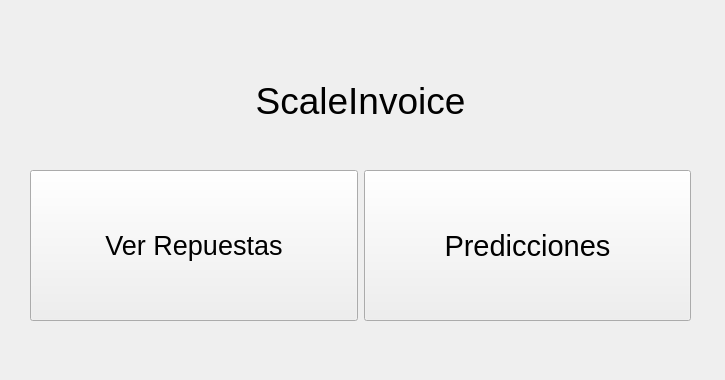
<?xml version="1.0" encoding="UTF-8"?>
<ui version="4.0">
 <class>MainWindow</class>
 <widget class="QMainWindow" name="MainWindow">
  <property name="geometry">
   <rect>
    <x>0</x>
    <y>0</y>
    <width>725</width>
    <height>380</height>
   </rect>
  </property>
  <property name="windowTitle">
   <string>MainWindow</string>
  </property>
  <widget class="QWidget" name="centralwidget">
   <widget class="QLabel" name="label">
    <property name="geometry">
     <rect>
      <x>0</x>
      <y>70</y>
      <width>721</width>
      <height>61</height>
     </rect>
    </property>
    <property name="font">
     <font>
      <family>Tahoma</family>
      <pointsize>28</pointsize>
     </font>
    </property>
    <property name="text">
     <string>ScaleInvoice</string>
    </property>
    <property name="alignment">
     <set>Qt::AlignCenter</set>
    </property>
   </widget>
   <widget class="QWidget" name="gridLayoutWidget">
    <property name="geometry">
     <rect>
      <x>30</x>
      <y>170</y>
      <width>661</width>
      <height>151</height>
     </rect>
    </property>
    <layout class="QGridLayout" name="gridLayout">
     <item row="0" column="0">
      <widget class="QPushButton" name="btnVerRespuestas">
       <property name="sizePolicy">
        <sizepolicy hsizetype="Expanding" vsizetype="Expanding">
         <horstretch>0</horstretch>
         <verstretch>0</verstretch>
        </sizepolicy>
       </property>
       <property name="font">
        <font>
         <family>Tahoma</family>
         <pointsize>20</pointsize>
        </font>
       </property>
       <property name="text">
        <string>Ver Repuestas</string>
       </property>
      </widget>
     </item>
     <item row="0" column="1">
      <widget class="QPushButton" name="btnPredicciones">
       <property name="sizePolicy">
        <sizepolicy hsizetype="Expanding" vsizetype="Expanding">
         <horstretch>0</horstretch>
         <verstretch>0</verstretch>
        </sizepolicy>
       </property>
       <property name="font">
        <font>
         <family>Tahoma</family>
         <pointsize>22</pointsize>
        </font>
       </property>
       <property name="text">
        <string>Predicciones</string>
       </property>
      </widget>
     </item>
    </layout>
   </widget>
  </widget>
 </widget>
 <resources/>
 <connections/>
</ui>
